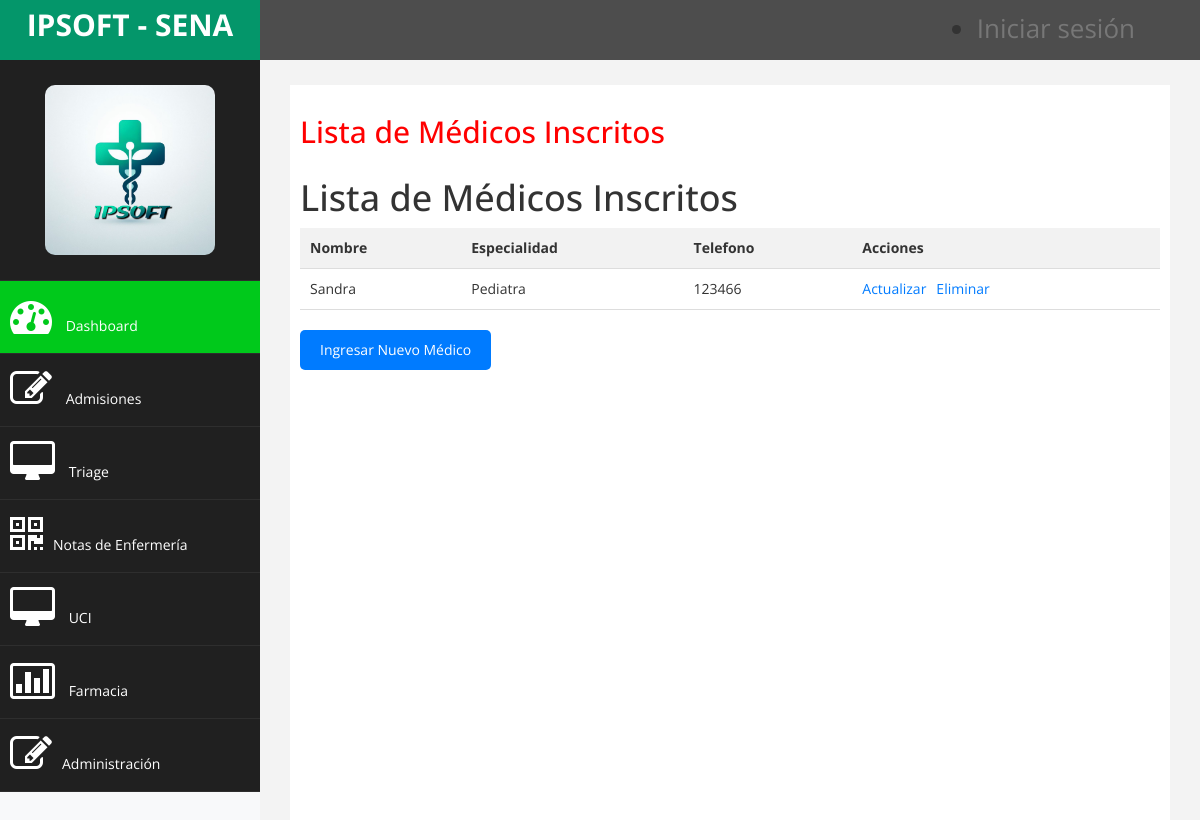
The page /medicos/ on the database its author committed.
### historia_clinica/models.py (models this page shows, shortened)
class Medico(models.Model):
    nombre = models.CharField(max_length=50)
    apellido = models.CharField(max_length=50)
    especialidad = models.CharField(max_length=50)
    telefono = models.CharField(max_length=15)
    fecha_creacion = models.DateTimeField(auto_now_add=True)

### historia_clinica/views.py (the view)
# urls.py: path('medicos/', lista_medicos, name='lista_medicos'),
def lista_medicos(request):
    medicos = Medico.objects.all()
    return render(request, 'lista_medicos.html', {'medicos': medicos})

### historia_clinica/templates/lista_medicos.html (shortened to what this page needs)
{% extends "base.html" %}
{% block contenido %}
{% load static %}
<link href={% static 'assets/css/index.css'%} rel="stylesheet" />
 <div id="page-wrapper" >
    <div id="page-inner">
        <div class="row">
            <div class="col-lg-12">
             <h2>Lista de Médicos Inscritos</h2>
            </div>
        </div>
</head>
<body>
    <h1>Lista de Médicos Inscritos</h1>
    <table>
        <tr>
            <th>Nombre</th>
            <th>Especialidad</th>
            <th>Telefono</th>
            <th>Acciones</th>
        </tr>
        {% for medico in medicos %} <tr>
            <td>{{ medico.nombre }}</td>
            <td>{{ medico.especialidad }}</td>
            <td>{{ medico.telefono }}</td>
            <td class="actions">
                <a href="{% url 'actualizar_medico' medico.id %}">Actualizar</a>
                 <a href="{% url 'eliminar_medico' medico.id %}">Eliminar</a>
                </td>
            </tr>
            {% endfor %}
        </table>
        <a href="{% url 'ingresar_medico' %}" class="button">Ingresar Nuevo Médico</a>
{% endblock %}

### static/assets/css/custom.css (style rules this page uses)
body { font-family: 'Open Sans', sans-serif; }
#page-wrapper { padding: 15px 15px; min-height: 600px; background:#F3F3F3; }
#page-inner { width:100%; margin:10px 20px 10px 0px; background-color:#fff!important; padding:10px; min-height:1200px; }
h2 { color: #f00; }
@media (min-width:768px) { #page-wrapper { margin: 0 0 0 260px; padding: 15px 30px; min-height: 1200px; } }

### static/assets/css/proyectos.css (style rules this page uses)
html { font-family: sans-serif; -webkit-text-size-adjust: 100%; -ms-text-size-adjust: 100%; }

### static/assets/css/index.css (style rules this page uses)
body { background-color: #f8f9fa; }

### historia_clinica/templates/lista_medicos.html (style rules this page uses)
table { width: 100%; border-collapse: collapse; margin-bottom: 20px; }
th, td { padding: 10px; text-align: left; border-bottom: 1px solid #ddd; }
th { background-color: #f2f2f2; }
.actions { display: flex; gap: 10px; }
.actions a { text-decoration: none; color: #007bff; }
.button { padding: 10px 20px; background-color: #007bff; color: white; text-decoration: none; border-radius: 5px; display: inline-block; }

### rows shown on the page
Medico: nombre "Sandra", especialidad "Pediatra", telefono "123466"
